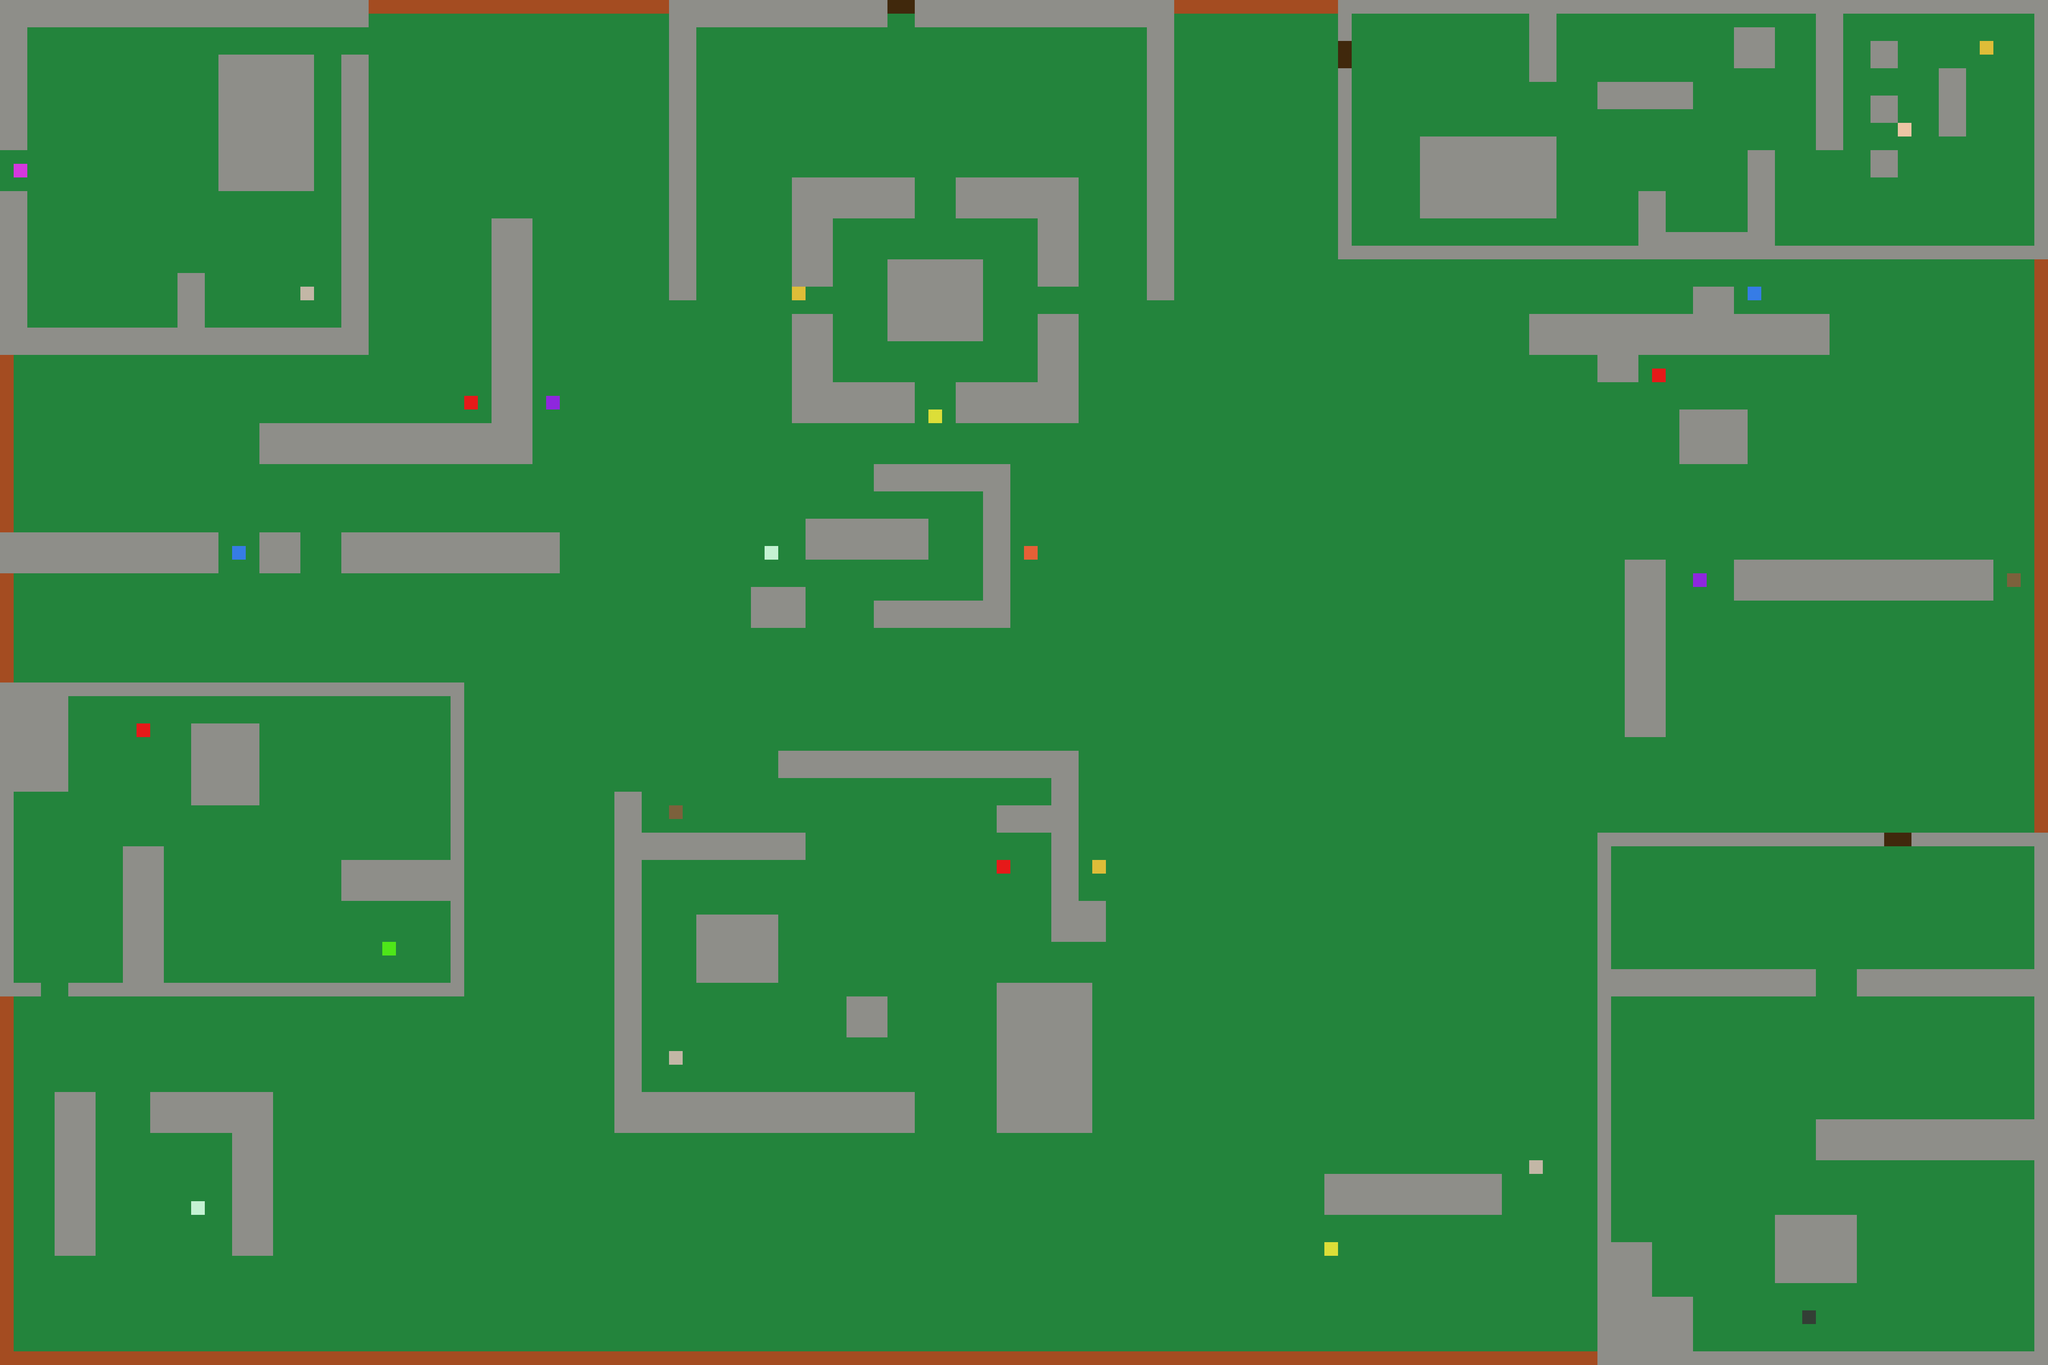

This is a level from a 2D game, rendered from its Tiled map with the project's own tilesets. A one-line summary and the map file follow, with tile-layer data summarised:
An orthogonal 150x100 tile map with 32x32 px tiles, 2 tile layers (Capa de Patrones 1, Capa de patrones 2) and 47 objects.

<map version="1.0" orientation="orthogonal" renderorder="right-down" width="150" height="100" tilewidth="32" tileheight="32" nextobjectid="49">
 <tileset firstgid="1" name="tileset" tilewidth="32" tileheight="32" tilecount="64" columns="8">
  <image source="tileset.png" width="256" height="256" />
 </tileset>
 <layer name="Capa de Patrones 1" width="150" height="100">
  <data>[15000 cells, 15000 non-empty, 3 distinct tile ids]</data>
 </layer>
 <layer name="Capa de patrones 2" width="150" height="100">
  <data>[15000 cells, 31 non-empty, 14 distinct tile ids]</data>
 </layer>
 <objectgroup name="muros">
  <object id="1" x="128" y="2560">
   <polyline points="0,0 96,0 96,384 0,384 0,0" />
  </object>
  <object id="2" x="352" y="2560">
   <polyline points="0,0 0,96 192,96 192,384 288,384 288,32 288,0 0,0" />
  </object>
  <object id="3" x="0" y="1600">
   <polyline points="0,0 1088,0 1088,736 160,736 160,704 288,704 288,384 384,384 384,704 1056,704 1056,512 800,512 800,416 1056,416 1056,32 160,32 160,256 32,256 32,704 96,704 96,736 0,736 0,0" />
  </object>
  <object id="4" x="448" y="1696">
   <polyline points="0,0 0,192 160,192 160,0 0,0" />
  </object>
  <object id="5" x="1440" y="1856">
   <polyline points="0,0 0,800 704,800 704,704 64,704 64,160 448,160 448,96 64,96 64,0 0,0" />
  </object>
  <object id="6" x="1824" y="1760">
   <polyline points="0,0 0,64 640,64 640,128 512,128 512,192 640,192 640,448 768,448 768,352 704,352 704,0 0,0" />
  </object>
  <object id="7" x="2336" y="2304">
   <polyline points="0,0 0,352 224,352 224,0 0,0" />
  </object>
  <object id="8" x="1632" y="2144">
   <polyline points="0,0 0,160 192,160 192,0 0,0" />
  </object>
  <object id="9" x="1984" y="2336">
   <polyline points="0,0 0,96 96,96 96,0 0,0" />
  </object>
  <object id="10" x="1760" y="1376">
   <polyline points="0,0 0,96 128,96 128,0 0,0" />
  </object>
  <object id="11" x="2048" y="1408">
   <polyline points="0,0 0,64 320,64 320,-320 0,-320 0,-256 256,-256 256,0 0,0" />
  </object>
  <object id="12" x="1888" y="1216">
   <polyline points="0,0 0,96 288,96 288,0 0,0" />
  </object>
  <object id="13" x="1856" y="736">
   <polyline points="0,0 96,0 96,160 288,160 288,256 0,256 0,32" />
  </object>
  <object id="14" x="2240" y="896">
   <polyline points="0,0 0,96 288,96 288,-160 192,-160 192,0 0,0" />
  </object>
  <object id="15" x="2080" y="608">
   <polyline points="0,0 0,192 192,192 224,192 224,0 0,0" />
  </object>
  <object id="16" x="1856" y="416">
   <polyline points="0,0 0,256 96,256 96,96 288,96 288,0 0,0" />
  </object>
  <object id="17" x="2240" y="416">
   <polyline points="0,0 0,64 0,96 192,96 192,256 288,256 288,0 0,0" />
  </object>
  <object id="18" x="1568" y="0">
   <polyline points="0,0 0,704 64,704 64,64 512,64 512,0 0,0" />
  </object>
  <object id="19" x="2144" y="0">
   <polyline points="0,0 0,64 544,64 544,704 608,704 608,0 0,0" />
  </object>
  <object id="20" x="1152" y="512">
   <polyline points="0,0 96,0 96,576 -544,576 -544,480 0,480 0,0" />
  </object>
  <object id="21" x="800" y="128">
   <polyline points="0,0 64,0 64,704 -800,704 -800,320 -736,320 -736,640 -384,640 -384,512 -320,512 -320,640 0,640 0,0" />
  </object>
  <object id="22" x="512" y="128">
   <polyline points="0,0 0,320 224,320 224,0 0,0" />
  </object>
  <object id="23" x="0" y="0">
   <polyline points="0,0 0,352 64,352 64,64 864,64 864,0 0,0" />
  </object>
  <object id="24" x="800" y="1248">
   <polyline points="0,0 0,96 512,96 512,0 0,0" />
  </object>
  <object id="25" x="608" y="1248">
   <polyline points="0,0 0,96 96,96 96,0 0,0" />
  </object>
  <object id="26" x="0" y="1248">
   <polyline points="0,0 512,0 512,96 0,96 0,0" />
  </object>
  <object id="27" x="3104" y="2752">
   <polyline points="0,0 0,96 416,96 416,0 0,0" />
  </object>
  <object id="28" x="3744" y="1952">
   <polyline points="0,0 0,1248 1056,1248 1056,0 736,0 736,32 1024,32 1024,320 608,320 608,384 1024,384 1024,672 512,672 512,768 1024,768 1024,1216 256,1216 224,1216 224,1088 128,1088 128,960 64,960 32,960 32,384 512,384 512,320 32,320 32,32 672,32 672,0 0,0" />
  </object>
  <object id="29" x="4160" y="2848">
   <polyline points="0,0 0,160 192,160 192,0 0,0" />
  </object>
  <object id="30" x="3808" y="1312">
   <polyline points="0,0 0,416 96,416 96,0 0,0" />
  </object>
  <object id="31" x="4064" y="1312">
   <polyline points="0,0 0,96 608,96 608,0 0,0" />
  </object>
  <object id="32" x="3936" y="960">
   <polyline points="0,0 0,128 160,128 160,0 0,0" />
  </object>
  <object id="33" x="3584" y="736">
   <polyline points="0,0 0,96 160,96 160,160 256,160 256,96 704,96 704,0 480,0 480,-64 384,-64 384,0 0,0" />
  </object>
  <object id="35" x="3136" y="0">
   <polyline points="0,0 0,96 32,96 32,32 448,32 448,192 512,192 512,32 1120,32 1120,352 1184,352 1184,32 1632,32 1632,576 1024,576 1024,352 960,352 960,544 768,544 768,448 704,448 704,576 32,576 32,160 0,160 0,608 1664,608 1664,0 0,0" />
  </object>
  <object id="36" x="3328" y="320">
   <polyline points="0,0 0,192 320,192 320,0 0,0" />
  </object>
  <object id="37" x="3744" y="192">
   <polyline points="0,0 0,64 224,64 224,32 224,0 0,0" />
  </object>
  <object id="38" x="4064" y="64">
   <polyline points="0,0 0,96 96,96 96,0 0,0" />
  </object>
  <object id="39" x="4384" y="96">
   <polyline points="0,0 0,64 64,64 64,0 0,0" />
  </object>
  <object id="40" x="4384" y="224">
   <polyline points="0,0 0,64 64,64 64,0 0,0" />
  </object>
  <object id="41" x="4384" y="352">
   <polyline points="0,0 0,64 64,64 64,0 0,0" />
  </object>
  <object id="42" x="4544" y="160">
   <polyline points="0,0 0,160 64,160 64,0 0,0" />
  </object>
  <object id="43" x="864" y="0">
   <polyline points="0,0 704,0 704,32 0,32 0,0" />
  </object>
  <object id="44" x="2752" y="0">
   <polyline points="0,0 384,0 384,32 0,32 0,0" />
  </object>
  <object id="45" x="4768" y="608">
   <polyline points="0,0 0,1344 32,1344 32,0 0,0" />
  </object>
  <object id="46" x="3744" y="3168">
   <polyline points="0,0 0,32 -3744,32 -3744,-800 -3744,-832 -3712,-832 -3712,0 0,0" />
  </object>
  <object id="47" x="0" y="1344">
   <polyline points="0,0 32,0 32,256 0,256 0,0" />
  </object>
  <object id="48" x="0" y="832">
   <polyline points="0,0 0,416 32,416 32,0 0,0" />
  </object>
 </objectgroup>
</map>
